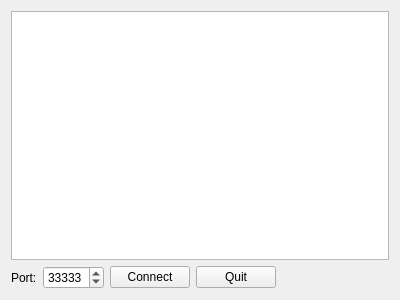
<?xml version="1.0" encoding="UTF-8"?>
<ui version="4.0">
 <class>Widget</class>
 <widget class="QWidget" name="Widget">
  <property name="geometry">
   <rect>
    <x>0</x>
    <y>0</y>
    <width>400</width>
    <height>300</height>
   </rect>
  </property>
  <property name="windowTitle">
   <string>UDPClient</string>
  </property>
  <layout class="QGridLayout" name="gridLayout">
   <item row="0" column="0">
    <layout class="QVBoxLayout" name="verticalLayout">
     <item>
      <widget class="QListWidget" name="listWidget"/>
     </item>
     <item>
      <layout class="QHBoxLayout" name="horizontalLayout">
       <item>
        <widget class="QLabel" name="label">
         <property name="text">
          <string>Port:</string>
         </property>
        </widget>
       </item>
       <item>
        <widget class="QSpinBox" name="spinnerPort">
         <property name="minimum">
          <number>1024</number>
         </property>
         <property name="maximum">
          <number>65535</number>
         </property>
         <property name="value">
          <number>33333</number>
         </property>
        </widget>
       </item>
       <item>
        <widget class="QPushButton" name="pushButton">
         <property name="text">
          <string>Connect</string>
         </property>
        </widget>
       </item>
       <item>
        <widget class="QPushButton" name="btnQuit">
         <property name="text">
          <string>Quit</string>
         </property>
        </widget>
       </item>
       <item>
        <spacer name="horizontalSpacer">
         <property name="orientation">
          <enum>Qt::Horizontal</enum>
         </property>
         <property name="sizeHint" stdset="0">
          <size>
           <width>40</width>
           <height>20</height>
          </size>
         </property>
        </spacer>
       </item>
      </layout>
     </item>
    </layout>
   </item>
  </layout>
 </widget>
 <layoutdefault spacing="6" margin="11"/>
 <resources/>
 <connections>
  <connection>
   <sender>btnQuit</sender>
   <signal>clicked()</signal>
   <receiver>Widget</receiver>
   <slot>close()</slot>
   <hints>
    <hint type="sourcelabel">
     <x>250</x>
     <y>281</y>
    </hint>
    <hint type="destinationlabel">
     <x>395</x>
     <y>247</y>
    </hint>
   </hints>
  </connection>
 </connections>
</ui>
